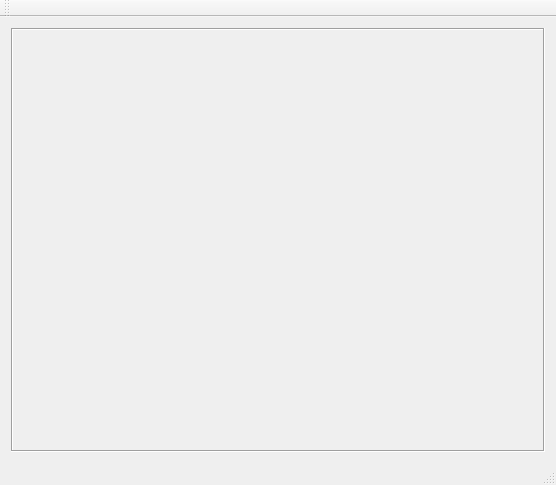
<?xml version="1.0" encoding="UTF-8"?>
<ui version="4.0">
 <class>output_window</class>
 <widget class="QMainWindow" name="output_window">
  <property name="geometry">
   <rect>
    <x>0</x>
    <y>0</y>
    <width>556</width>
    <height>485</height>
   </rect>
  </property>
  <property name="windowTitle">
   <string>输出窗口</string>
  </property>
  <widget class="QWidget" name="centralWidget">
   <layout class="QVBoxLayout" name="verticalLayout">
    <item>
     <widget class="QLabel" name="label">
      <property name="frameShape">
       <enum>QFrame::Box</enum>
      </property>
      <property name="frameShadow">
       <enum>QFrame::Sunken</enum>
      </property>
      <property name="text">
       <string/>
      </property>
     </widget>
    </item>
   </layout>
  </widget>
  <widget class="QMenuBar" name="menuBar">
   <property name="geometry">
    <rect>
     <x>0</x>
     <y>0</y>
     <width>556</width>
     <height>23</height>
    </rect>
   </property>
  </widget>
  <widget class="QToolBar" name="mainToolBar">
   <attribute name="toolBarArea">
    <enum>TopToolBarArea</enum>
   </attribute>
   <attribute name="toolBarBreak">
    <bool>false</bool>
   </attribute>
  </widget>
  <widget class="QStatusBar" name="statusBar"/>
 </widget>
 <layoutdefault spacing="6" margin="11"/>
 <resources/>
 <connections/>
</ui>
